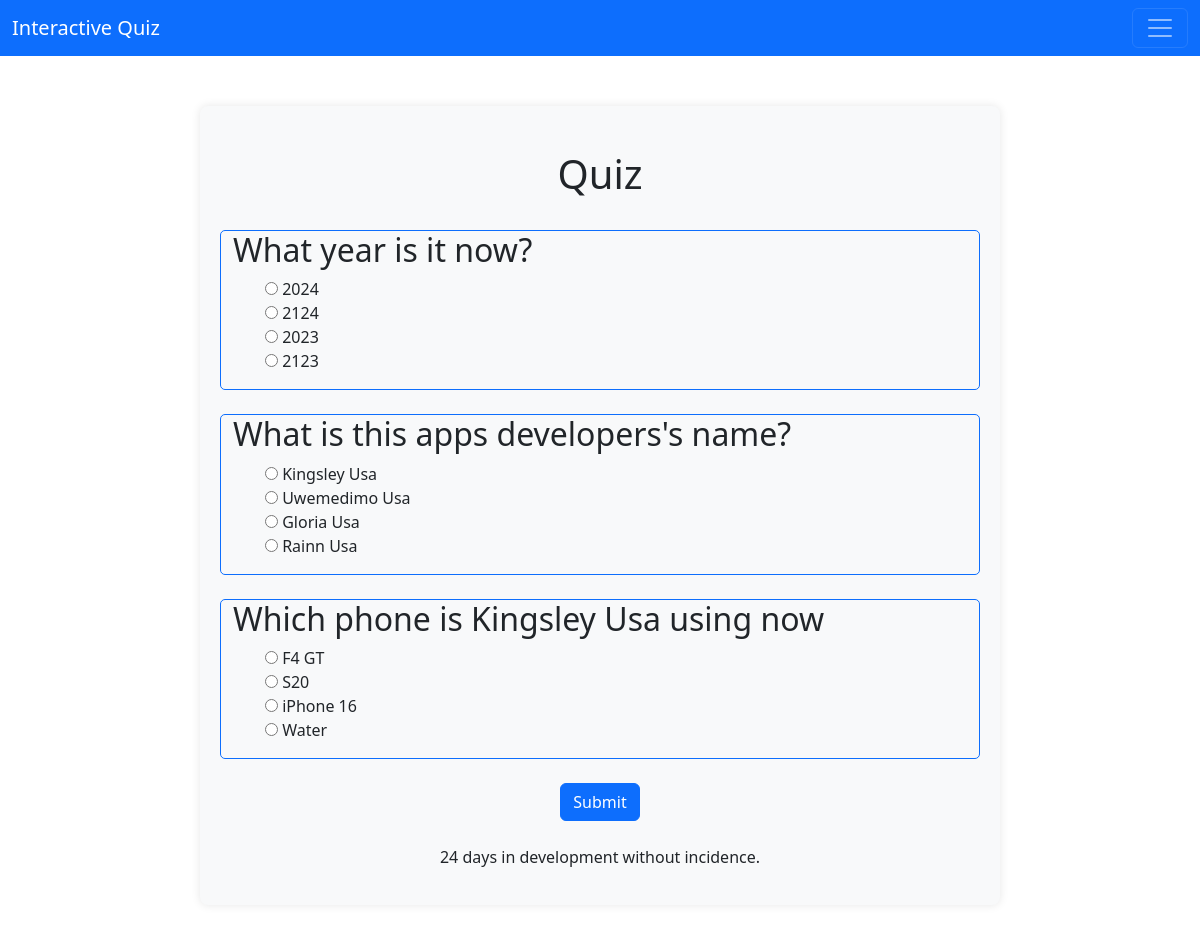
Screenshot of /start_quiz with the database file from the repository.
### quiz/models.py (models this page shows, shortened)
class Quiz(models.Model):
    question = models.CharField(max_length=200, unique=True)
    answer = models.CharField(max_length=200)
    topic = models.CharField(max_length=200, blank=True)
    difficulty = models.CharField(max_length=200)
    added_by = models.ForeignKey(User, blank=True, on_delete=models.SET_NULL, null=True)

class Option(models.Model):
    option_text = models.CharField(max_length=200)
    quiz = models.ForeignKey(Quiz, related_name='options', on_delete=models.CASCADE)

### quiz/views.py (the view)
# urls.py: path('start_quiz', views.start_quiz, name="start-quiz"),
def start_quiz(request):
    quiz_list = random.sample(list(Quiz.objects.all()), 3)
    return render(request, 'quiz/quiz.html', {
        "quiz_list": quiz_list
    })

### quiz/context_processors.py (called while the page is built)
def days_developed(request):
    startDevDate = datetime(2024, 8, 22)
    todaysDate = datetime.now()
    daysDeveloped = (todaysDate - startDevDate).days
    days = "days"
    if daysDeveloped <= 1:
        days = "day"
    return {
        "daysDeveloped": daysDeveloped,
        "days": days,
    }

### quiz/templates/quiz/quiz.html (shortened to what this page needs)
{% extends 'quiz/base.html' %}
{% block content %}
<center>
<h1>Quiz</h1>
<br/>
</center>
<form action="{% url 'start-quiz' %}" method="post">
        {% for quiz in quiz_list %}
            {% include 'quiz/question.html' %}
        {% endfor %}
        <center>
        <button type="submit" class="btn btn-primary">Submit</button>
        </center>
</form>
{% endblock %}

### quiz/templates/quiz/base.html (shortened to what this page needs)
<!doctype html>
<html lang="en">
  <head>
    <link href="https://cdn.jsdelivr.net/npm/bootstrap@5.3.3/dist/css/bootstrap.min.css" rel="stylesheet">
    {% include 'quiz/navbar.html' %}
  </head>
  <body>
    <div class="content-container">
      <br/>
      {% block content %}{% endblock %}
      <center>
       <br/>
        <p> {{ daysDeveloped }} {{ days }} in development without incidence.</p>
      </center>
    </div>
  </body>
</html>

### quiz/templates/quiz/navbar.html (shortened to what this page needs)
<nav class="navbar bg-primary" data-bs-theme="dark">
    <div class="container-fluid">
      <a class="navbar-brand" href="{% url 'home' %}">Interactive Quiz</a>
      <button class="navbar-toggler" type="button" data-bs-toggle="collapse" data-bs-target="#navbarSupportedContent" aria-controls="navbarSupportedContent" aria-expanded="false" aria-label="Toggle navigation">
        <span class="navbar-toggler-icon"></span>
      </button>
    </div>
  </nav>

### quiz/templates/quiz/question.html (shortened to what this page needs)
<div class="container-sm quiz-container">
    <h2>{{ quiz.question }}</h2>
    <ul>
        {% for option in quiz.options.all %}
            <input type="radio" id="{{ option.id }}" name="option_{{ quiz.id }}" value="{{ option.id }}">
            <label for="{{ option.id }}">{{ option.option_text }}</label><br>
        {% endfor %}
    </ul>
</div>
<br/>

### quiz/templates/quiz/base.html (style rules this page uses)
.content-container { max-width: 800px; margin: 50px auto; padding: 20px; background-color: #f8f9fa; border-radius: 8px; box-shadow: 0 0 10px rgba(0, 0, 0, 0.1); }

### quiz/templates/quiz/question.html (style rules this page uses)
.quiz-container { border: 1px solid #0d6efd; box-sizing: border-box; width: 100%; border-radius: 5px; }

### rows the page displays
Quiz: question "What year is it now?"
Option: option_text "2024"
Option: option_text "2124"
Option: option_text "2023"
Option: option_text "2123"
Quiz: question "What is this apps developers's name?"
Option: option_text "Kingsley Usa"
Option: option_text "Uwemedimo Usa"
Option: option_text "Gloria Usa"
Option: option_text "Rainn Usa"
Quiz: question "Which phone is Kingsley Usa using now"
Option: option_text "F4 GT"
Option: option_text "S20"
Option: option_text "iPhone 16"
Option: option_text "Water"

### other values shown
{{ days }} "days"
